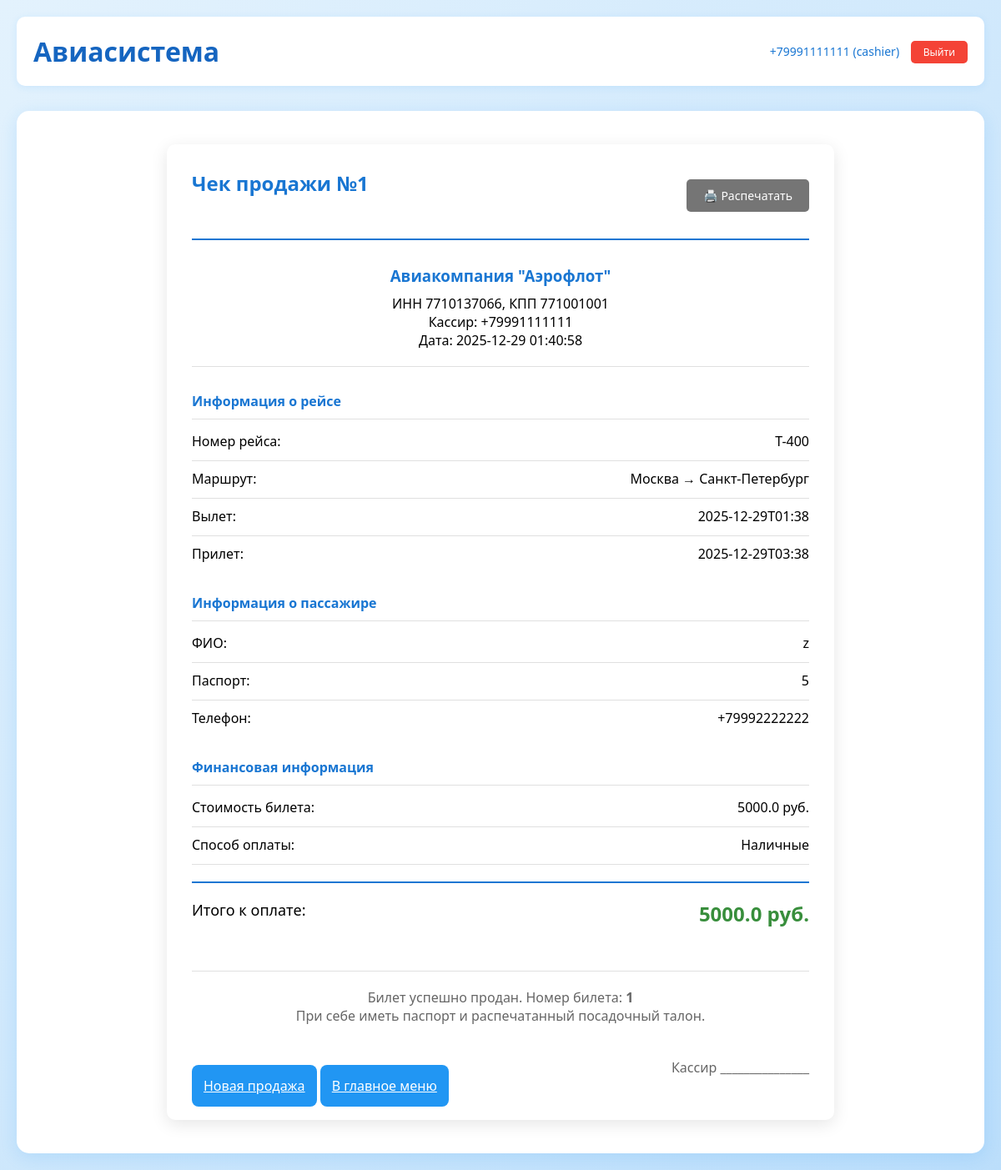
/cashier/receipt/1/ (signed in), run on the app's committed database.
### tables this page shows
CREATE TABLE tickets (
                id INTEGER PRIMARY KEY AUTOINCREMENT,
                user_id INTEGER NOT NULL,
                flight_id INTEGER NOT NULL,
                passenger_name TEXT NOT NULL,
                passenger_passport TEXT NOT NULL,
                purchase_date TIMESTAMP DEFAULT CURRENT_TIMESTAMP,
                status TEXT DEFAULT 'active',
                FOREIGN KEY (user_id) REFERENCES users (id),
                FOREIGN KEY (flight_id) REFERENCES flights (id)
            );

CREATE TABLE flights (
                id INTEGER PRIMARY KEY AUTOINCREMENT,
                flight_number TEXT NOT NULL,
                departure_city TEXT NOT NULL,
                arrival_city TEXT NOT NULL,
                departure_time TEXT NOT NULL,
                arrival_time TEXT NOT NULL,
                price REAL NOT NULL,
                seats_available INTEGER NOT NULL,
                airplane TEXT,
                staff_id INTEGER,
                status TEXT DEFAULT 'active',
                created_at TIMESTAMP DEFAULT CURRENT_TIMESTAMP,
                FOREIGN KEY (staff_id) REFERENCES users (id)
            );

CREATE TABLE users (
                id INTEGER PRIMARY KEY AUTOINCREMENT,
                phone TEXT UNIQUE NOT NULL,
                password TEXT NOT NULL,
                role TEXT NOT NULL,
                passport_series TEXT NOT NULL,
                passport_number TEXT NOT NULL,
                organization_number TEXT,
                created_at TIMESTAMP DEFAULT CURRENT_TIMESTAMP
            );

CREATE TABLE sales (
                id INTEGER PRIMARY KEY AUTOINCREMENT,
                ticket_id INTEGER NOT NULL,
                cashier_id INTEGER NOT NULL,
                amount REAL NOT NULL,
                payment_method TEXT DEFAULT 'cash',
                sale_date TIMESTAMP DEFAULT CURRENT_TIMESTAMP,
                FOREIGN KEY (ticket_id) REFERENCES tickets (id),
                FOREIGN KEY (cashier_id) REFERENCES users (id)
            );

### app.py (the view)
@app.route('/cashier/receipt/<int:ticket_id>/')
def cashier_receipt(ticket_id):
    if 'user_id' not in session or session.get('role') != 'cashier':
        return redirect('/login')
    db = get_db()
    cursor = db.cursor()
    cursor.execute('''
        SELECT t.*, f.flight_number, f.departure_city, f.arrival_city,
               f.departure_time, f.arrival_time, f.price,
               u.phone as customer_phone, s.payment_method
        FROM tickets t
        JOIN flights f ON t.flight_id = f.id
        JOIN users u ON t.user_id = u.id
        LEFT JOIN sales s ON t.id = s.ticket_id
        WHERE t.id = ?
    ''', (ticket_id,))
    ticket = cursor.fetchone()
    if not ticket:
        print('Билет не найден', 'error')
        return redirect('/cashier/search')
    return render_template('cashier_receipt.html', ticket=ticket)

### app.py (called while the page is built)
@app.teardown_appcontext
def close_connection(exception):
    db = getattr(g, '_database', None)
    if db is not None:
        db.close()

@app.before_request
def check_auth():
    public_paths = ['/', '/login', '/register/client', '/register/cashier',
                   '/static/', '/welcome']
    if any(request.path.startswith(path) for path in public_paths):
        return
    if 'user_id' not in session:
        return redirect('/welcome')

def get_db():
    db = getattr(g, '_database', None)
    if db is None:
        db = g._database = sqlite3.connect('database.db')
        db.row_factory = sqlite3.Row
    return db

@app.teardown_appcontext
def close_connection(exception):
    db = getattr(g, '_database', None)
    if db is not None:
        db.close()

### templates/cashier_receipt.html (shortened to what this page needs)
{% extends "base.html" %}
{% block content %}
<div class="dashboard">
    <div class="receipt-container">
        <div class="receipt-header">
            <h2>Чек продажи №{{ ticket['id'] }}</h2>
            <div class="print-btn" onclick="window.print()">🖨️ Распечатать</div>
        </div>
        <div class="receipt-body">
            <div class="company-info">
                <h3>Авиакомпания "Аэрофлот"</h3>
                <p>ИНН 7710137066, КПП 771001001</p>
                <p>Кассир: {{ session.get('phone') }}</p>
                <p>Дата: {{ ticket['purchase_date'] }}</p>
            </div>
            <div class="receipt-details">
                <div class="detail-section">
                    <h4>Информация о рейсе</h4>
                    <div class="detail-row">
                        <span>Номер рейса:</span>
                        <span>{{ ticket['flight_number'] }}</span>
                    </div>
                    <div class="detail-row">
                        <span>Маршрут:</span>
                        <span>{{ ticket['departure_city'] }} → {{ ticket['arrival_city'] }}</span>
                    </div>
                    <div class="detail-row">
                        <span>Вылет:</span>
                        <span>{{ ticket['departure_time'] }}</span>
                    </div>
                    <div class="detail-row">
                        <span>Прилет:</span>
                        <span>{{ ticket['arrival_time'] }}</span>
                    </div>
                </div>
                <div class="detail-section">
                    <h4>Информация о пассажире</h4>
                    <div class="detail-row">
                        <span>ФИО:</span>
                        <span>{{ ticket['passenger_name'] }}</span>
                    </div>
                    <div class="detail-row">
                        <span>Паспорт:</span>
                        <span>{{ ticket['passenger_passport'] }}</span>
                    </div>
                    <div class="detail-row">
                        <span>Телефон:</span>
                        <span>{{ ticket['customer_phone'] }}</span>
                    </div>
                </div>
                <div class="detail-section">
                    <h4>Финансовая информация</h4>
                    <div class="detail-row">
                        <span>Стоимость билета:</span>
                        <span>{{ ticket['price'] }} руб.</span>
                    </div>
                    <div class="detail-row">
                        <span>Способ оплаты:</span>
                        <span>{{ 'Наличные' if ticket['payment_method'] == 'cash' else 'Карта' if ticket['payment_method'] == 'card' else 'Перевод' }}</span>
                    </div>
                    <div class="detail-row total">
                        <span>Итого к оплате:</span>
                        <span class="total-price">{{ ticket['price'] }} руб.</span>
                    </div>
                </div>
            </div>
            <div class="receipt-footer">
                <p>Билет успешно продан. Номер билета: <strong>{{ ticket['id'] }}</strong></p>
                <p>При себе иметь паспорт и распечатанный посадочный талон.</p>
                <p class="signature">Кассир _______________</p>
            </div>
        </div>
        <div class="receipt-actions">
            <a href="/cashier/search" class="btn">Новая продажа</a>
            <a href="/cashier" class="btn">В главное меню</a>
        </div>
    </div>
</div>
{% endblock %}

### static/style.css (style rules this page uses)
* { margin: 0; padding: 0; box-sizing: border-box; }
body { font-family: 'Segoe UI', Tahoma, Geneva, Verdana, sans-serif; background: linear-gradient(135deg, #e3f2fd 0%, #bbdefb 100%); min-height: 100vh; padding: 20px; }
.btn { background: #2196f3; color: white; border: none; padding: 14px; width: 100%; border-radius: 8px; font-size: 16px; font-weight: 500; cursor: pointer; transition: background 0.3s; margin-top: 10px; }
.dashboard { background: white; padding: 40px; border-radius: 15px; box-shadow: 0 5px 20px rgba(33, 150, 243, 0.15); }
.dashboard h2 { color: #1976d2; text-align: center; margin-bottom: 30px; }
.buy-btn, .return-btn, .print-btn { padding: 10px 20px; border-radius: 5px; text-decoration: none; font-weight: 500; cursor: pointer; border: none; font-size: 14px; }
.print-btn { background: #757575; color: white; }
.detail-row { display: flex; justify-content: space-between; margin: 12px 0; padding-bottom: 12px; border-bottom: 1px solid #e0e0e0; }
.detail-row:last-child { border-bottom: none; }
.receipt-container { background: white; padding: 30px; border-radius: 10px; box-shadow: 0 5px 20px rgba(0,0,0,0.1); max-width: 800px; margin: 0 auto; }
.receipt-header { display: flex; justify-content: space-between; align-items: center; margin-bottom: 30px; padding-bottom: 20px; border-bottom: 2px solid #1976d2; }
.print-btn { background: #757575; color: white; padding: 10px 20px; border-radius: 5px; cursor: pointer; display: inline-flex; align-items: center; gap: 8px; }
.company-info { text-align: center; margin-bottom: 30px; padding-bottom: 20px; border-bottom: 1px solid #e0e0e0; }
.company-info h3 { color: #1976d2; margin-bottom: 10px; }
.detail-section { margin: 25px 0; }
.detail-section h4 { color: #1976d2; margin-bottom: 15px; padding-bottom: 10px; border-bottom: 1px solid #e0e0e0; }
.receipt-details .detail-row { display: flex; justify-content: space-between; margin: 10px 0; }
.receipt-details .detail-row.total { margin-top: 20px; padding-top: 20px; border-top: 2px solid #1976d2; font-size: 18px; }
.total-price { color: #388e3c; font-weight: bold; font-size: 24px; }
.receipt-footer { margin-top: 40px; padding-top: 20px; border-top: 1px solid #e0e0e0; text-align: center; color: #666; }
.signature { margin-top: 40px; text-align: right; }

### data on the page
tickets: id "1", purchase_date "2025-12-29 01:40:58", passenger_name "z", passenger_passport "5"
flights: flight_number "T-400", departure_city "Москва", arrival_city "Санкт-Петербург", departure_time "2025-12-29T01:38", arrival_time "2025-12-29T03:38", price "5000.0"
users: customer_phone "+79992222222"
sales: payment_method "Наличные"

### other printed values
{{ session.phone }} "+79991111111"
{{ session.role }} "cashier"
{{ session.get('phone') }} "+79991111111"
